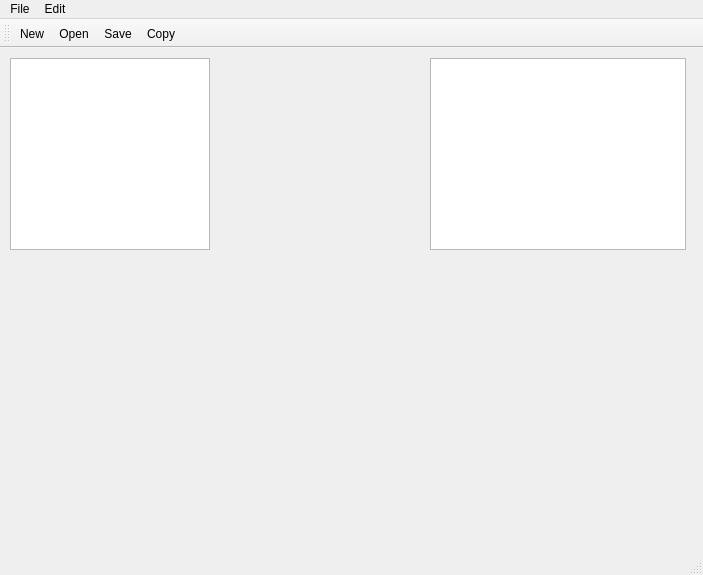
<?xml version="1.0" encoding="UTF-8"?>
<ui version="4.0">
 <class>MainWindow</class>
 <widget class="QMainWindow" name="MainWindow">
  <property name="geometry">
   <rect>
    <x>0</x>
    <y>0</y>
    <width>703</width>
    <height>575</height>
   </rect>
  </property>
  <property name="windowTitle">
   <string>MainWindow</string>
  </property>
  <widget class="QWidget" name="centralWidget">
   <widget class="QGraphicsView" name="graphicsView">
    <property name="geometry">
     <rect>
      <x>430</x>
      <y>10</y>
      <width>256</width>
      <height>192</height>
     </rect>
    </property>
   </widget>
   <widget class="QTextEdit" name="textEdit">
    <property name="geometry">
     <rect>
      <x>10</x>
      <y>10</y>
      <width>200</width>
      <height>192</height>
     </rect>
    </property>
    <property name="sizePolicy">
     <sizepolicy hsizetype="Fixed" vsizetype="Fixed">
      <horstretch>0</horstretch>
      <verstretch>0</verstretch>
     </sizepolicy>
    </property>
    <property name="maximumSize">
     <size>
      <width>200</width>
      <height>200</height>
     </size>
    </property>
   </widget>
   <widget class="QWidget" name="gridLayoutWidget">
    <property name="geometry">
     <rect>
      <x>10</x>
      <y>210</y>
      <width>681</width>
      <height>231</height>
     </rect>
    </property>
    <layout class="QGridLayout" name="gridLayout"/>
   </widget>
  </widget>
  <widget class="QMenuBar" name="menuBar">
   <property name="geometry">
    <rect>
     <x>0</x>
     <y>0</y>
     <width>703</width>
     <height>22</height>
    </rect>
   </property>
   <widget class="QMenu" name="menuFile">
    <property name="title">
     <string>File</string>
    </property>
    <addaction name="actionNew"/>
    <addaction name="actionOpen"/>
    <addaction name="actionSave"/>
    <addaction name="actionExit"/>
   </widget>
   <widget class="QMenu" name="menuEdit">
    <property name="title">
     <string>Edit</string>
    </property>
    <addaction name="actionCopy"/>
    <addaction name="actionPaste"/>
    <addaction name="actionCut"/>
    <addaction name="actionUndo"/>
    <addaction name="actionRedo"/>
   </widget>
   <addaction name="menuFile"/>
   <addaction name="menuEdit"/>
  </widget>
  <widget class="QToolBar" name="mainToolBar">
   <attribute name="toolBarArea">
    <enum>TopToolBarArea</enum>
   </attribute>
   <attribute name="toolBarBreak">
    <bool>false</bool>
   </attribute>
   <addaction name="actionNew"/>
   <addaction name="actionOpen"/>
   <addaction name="actionSave"/>
   <addaction name="actionCopy"/>
  </widget>
  <widget class="QStatusBar" name="statusBar"/>
  <action name="actionNew">
   <property name="icon">
    <iconset resource="resources.qrc">
     <normaloff>:/img/New.bmp</normaloff>:/img/New.bmp</iconset>
   </property>
   <property name="text">
    <string>New</string>
   </property>
  </action>
  <action name="actionOpen">
   <property name="icon">
    <iconset resource="resources.qrc">
     <normaloff>:/img/Open.bmp</normaloff>:/img/Open.bmp</iconset>
   </property>
   <property name="text">
    <string>Open</string>
   </property>
  </action>
  <action name="actionSave">
   <property name="icon">
    <iconset>
     <normaloff>Save.bmp</normaloff>Save.bmp</iconset>
   </property>
   <property name="text">
    <string>Save</string>
   </property>
  </action>
  <action name="actionExit">
   <property name="text">
    <string>Exit</string>
   </property>
  </action>
  <action name="actionCopy">
   <property name="icon">
    <iconset>
     <normalon>Copy.bmp</normalon>
    </iconset>
   </property>
   <property name="text">
    <string>Copy</string>
   </property>
  </action>
  <action name="actionPaste">
   <property name="icon">
    <iconset resource="resources.qrc">
     <normaloff>:/img/Paste.bmp</normaloff>:/img/Paste.bmp</iconset>
   </property>
   <property name="text">
    <string>Paste</string>
   </property>
  </action>
  <action name="actionCut">
   <property name="text">
    <string>Cut</string>
   </property>
  </action>
  <action name="actionUndo">
   <property name="text">
    <string>Undo</string>
   </property>
  </action>
  <action name="actionRedo">
   <property name="text">
    <string>Redo</string>
   </property>
  </action>
 </widget>
 <layoutdefault spacing="6" margin="11"/>
 <resources>
  <include location="resources.qrc"/>
 </resources>
 <connections/>
</ui>
